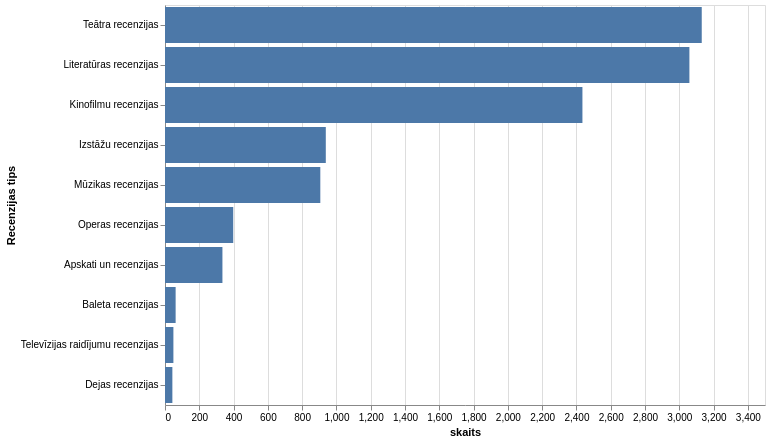

Write notebook code for a chart like this one.
### Code cell
import altair as alt

# Bar chart showing review type counts
bar_chart = alt.Chart(recenziju_tipu_skaits).mark_bar().add_selection(
    alt.selection_interval()
).encode(
    y=alt.Y('Recenzijas tips:N', 
            sort='-x'),  # Sort by count descending
    x=alt.X('skaits:Q'),
    # color=alt.Color('recenzijas_tips:N', 
                    # legend=None),
    tooltip=['Recenzijas tips:N', 'skaits:Q']
).properties(
    width=600,
    height=400,
).interactive()

bar_chart

### Figure 1 — Vega-Lite specification as saved in the notebook (floating-point values rounded to 4 significant figures)
{"config": {"view": {"continuousWidth": 300, "continuousHeight": 300}}, "data": {"name": "data-3f5b0ead93c67a855026df496f6aef20"}, "mark": {"type": "bar"}, "encoding": {"tooltip": [{"field": "Recenzijas tips", "type": "nominal"}, {"field": "skaits", "type": "quantitative"}], "x": {"field": "skaits", "type": "quantitative"}, "y": {"field": "Recenzijas tips", "sort": "-x", "type": "nominal"}}, "height": 400, "params": [{"name": "param_11", "select": {"type": "interval"}}, {"name": "param_12", "select": {"type": "interval", "encodings": ["x", "y"]}, "bind": "scales"}], "width": 600, "$schema": "https://vega.github.io/schema/vega-lite/v5.20.1.json", "datasets": {"data-3f5b0ead93c67a855026df496f6aef20": [{"Recenzijas tips": "Apskati un recenzijas", "skaits": 335}, {"Recenzijas tips": "Baleta recenzijas", "skaits": 62}, {"Recenzijas tips": "Dejas recenzijas", "skaits": 43}, {"Recenzijas tips": "Izstāžu recenzijas", "skaits": 938}, {"Recenzijas tips": "Kinofilmu recenzijas", "skaits": 2435}, {"Recenzijas tips": "Literatūras recenzijas", "skaits": 3059}, {"Recenzijas tips": "Mūzikas recenzijas", "skaits": 906}, {"Recenzijas tips": "Operas recenzijas", "skaits": 398}, {"Recenzijas tips": "Televīzijas raidījumu recenzijas", "skaits": 49}, {"Recenzijas tips": "Teātra recenzijas", "skaits": 3131}]}}
